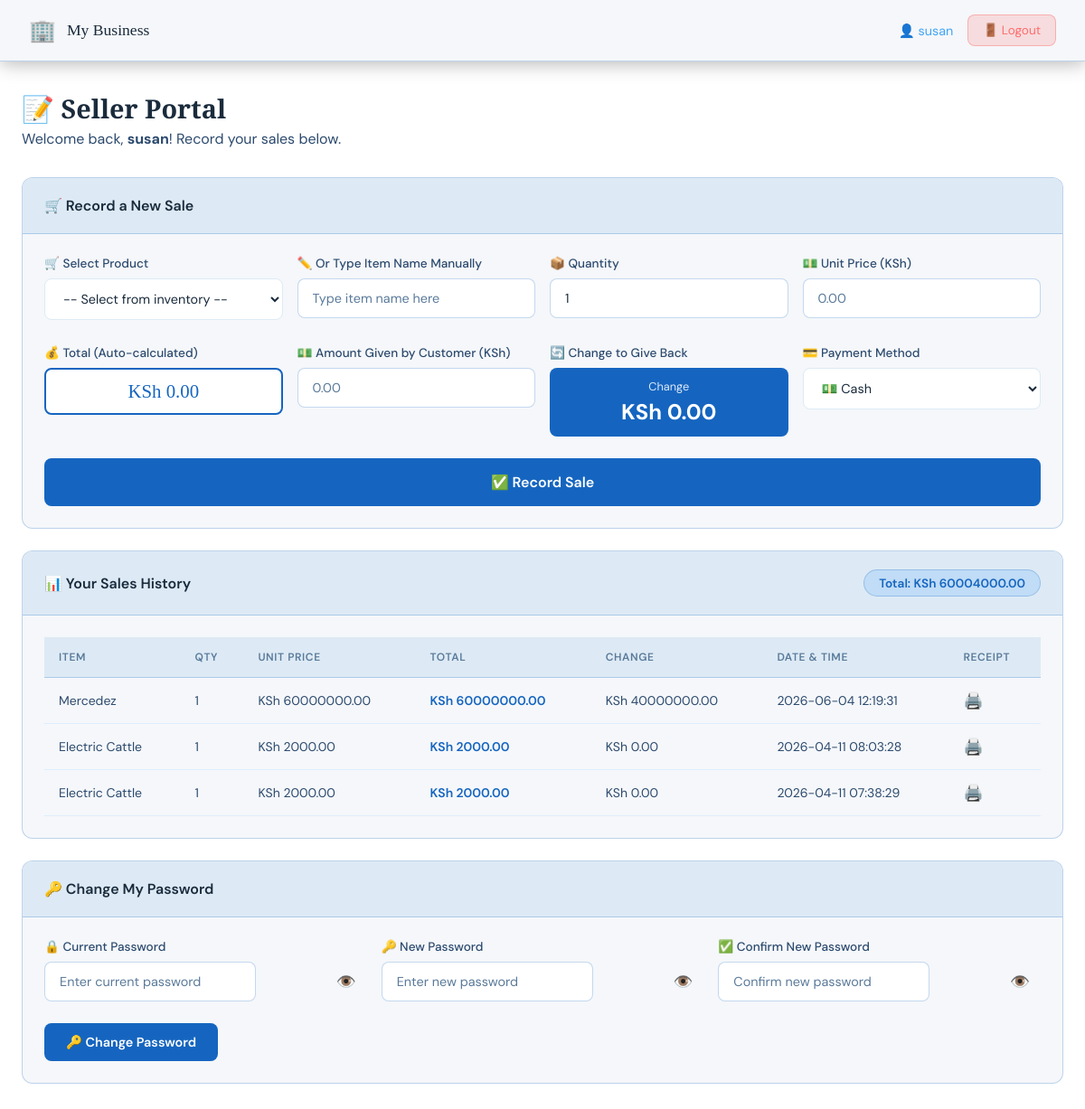
The page /seller (signed in) on the database its author committed.
### tables this page shows
CREATE TABLE settings (
        id INTEGER PRIMARY KEY AUTOINCREMENT,
        business_name TEXT DEFAULT 'My Business',
        business_location TEXT DEFAULT '',
        business_currency TEXT DEFAULT 'KSh',
        business_color TEXT DEFAULT '#1565C0',
        owner_phone TEXT DEFAULT '',
        owner_email TEXT DEFAULT '',
        at_username TEXT DEFAULT '',
        at_api_key TEXT DEFAULT '',
        gmail_address TEXT DEFAULT '',
        gmail_app_password TEXT DEFAULT '',
        sms_enabled INTEGER DEFAULT 0,
        email_enabled INTEGER DEFAULT 0,
        low_stock_threshold INTEGER DEFAULT 5
    );

CREATE TABLE sales (
        id INTEGER PRIMARY KEY AUTOINCREMENT,
        seller TEXT NOT NULL,
        item_name TEXT NOT NULL,
        quantity INTEGER NOT NULL,
        unit_price REAL NOT NULL,
        total_price REAL NOT NULL,
        date_time TEXT NOT NULL
    , amount_paid REAL NOT NULL DEFAULT 0, change_given REAL NOT NULL DEFAULT 0, payment_method TEXT DEFAULT 'Cash');

### app.py (the view, shortened to what this page needs)
@app.route('/seller', methods=['GET','POST'])
def seller():
    if not session.get('logged_in') or session.get('role') != 'seller':
        return redirect(url_for('login'))
    settings = get_settings()
    success = error = last_sale = None
    conn = get_db()
    sales = conn.execute("SELECT * FROM sales WHERE seller=? ORDER BY date_time DESC",(session['username'],)).fetchall()
    products = conn.execute("SELECT * FROM inventory ORDER BY product_name ASC").fetchall()
    conn.close()
    total_earned = sum(s['total_price'] for s in sales)
    return render_template('seller.html', sales=sales, total_earned=total_earned,
                           success=success, error=error, last_sale=last_sale,
                           products=products, settings=settings, username=session['username'])

### app.py (called while the page is built)
def get_db():
    conn = sqlite3.connect('sales.db')
    conn.row_factory = sqlite3.Row
    return conn

def get_settings():
    conn = get_db()
    row = conn.execute("SELECT * FROM settings LIMIT 1").fetchone()
    conn.close()
    return dict(row) if row else {}

### templates/seller.html (shortened to what this page needs)
<!DOCTYPE html>
<html lang="en">
<head>
    <link rel="stylesheet" href="{{ url_for('static', filename='style.css') }}">
</head>
<body class="dashboard-page">
    <nav class="navbar">
        <div class="nav-brand">
            <span class="nav-icon">🏢</span>
            <span>{{ settings.business_name }}</span>
        </div>
        <div class="nav-right">
            <span class="nav-user">👤 {{ username }}</span>
            <a href="/logout" class="btn-logout">🚪 Logout</a>
        </div>
    </nav>
    <div class="main-content">
        <div class="page-title">
            <h2>📝 Seller Portal</h2>
            <p>Welcome back, <strong>{{ username }}</strong>! Record your sales below.</p>
        </div>
        <div class="card">
            <div class="card-header"><h3>🛒 Record a New Sale</h3></div>
            <div class="card-body">
                <form method="POST" class="sale-form">
                    <div class="form-grid">
                        <div class="form-group">
                            <label>🛒 Select Product</label>
                            {% if products %}
                            <select class="product-select" id="product_select" onchange="fillProduct()">
                                <option value="">-- Select from inventory --</option>
                            </select>
                            {% else %}
                            <div class="info-box">No products in inventory yet. Owner must add products first.</div>
                            {% endif %}
                        </div>
                        <div class="form-group">
                            <label>✏️ Or Type Item Name Manually</label>
                            <input type="text" name="item_name" id="item_name" placeholder="Type item name here">
                        </div>
                        <div class="form-group">
                            <label>📦 Quantity</label>
                            <input type="number" name="quantity" min="1" value="1"
                                   id="quantity" oninput="calcTotal()" required>
                        </div>
                        <div class="form-group">
                            <label>💵 Unit Price ({{ settings.business_currency }})</label>
                            <input type="number" name="unit_price" min="0" step="0.01"
                                   placeholder="0.00" id="unit_price" oninput="calcTotal()" required>
                        </div>
                        <div class="form-group">
                            <label>💰 Total (Auto-calculated)</label>
                            <div class="total-display" id="total_display">{{ settings.business_currency }} 0.00</div>
                        </div>
                        <div class="form-group">
                            <label>💵 Amount Given by Customer ({{ settings.business_currency }})</label>
                            <input type="number" name="amount_paid" min="0" step="0.01"
                                   placeholder="0.00" id="amount_paid" oninput="calcChange()" required>
                        </div>
                        <div class="form-group">
                            <label>🔄 Change to Give Back</label>
                            <div class="change-display">
                                <div class="change-label">Change</div>
                                <div class="change-amount" id="change_display">{{ settings.business_currency }} 0.00</div>
                            </div>
                        </div>
                        <div class="form-group">
                            <label>💳 Payment Method</label>
                            <select name="payment_method" id="payment_method"
                                    onchange="showPaymentDetails()"
                                    style="background:#fff; border:1px solid #DDEAF5; border-radius:8px;
                                           padding:0.75rem 1rem; color:#1A2B3C; font-family:inherit;
                                           font-size:0.9rem; width:100%;">
                                <option value="Cash">💵 Cash</option>
                            </select>
                        </div>
                    </div>
                    <button type="submit" class="btn-primary btn-full btn-large">✅ Record Sale</button>
                </form>
            </div>
        </div>
        <div class="card">
            <div class="card-header">
                <h3>📊 Your Sales History</h3>
                <div class="total-badge">Total: {{ settings.business_currency }} {{ "%.2f"|format(total_earned) }}</div>
            </div>
            <div class="card-body">
                {% if sales %}
                <div class="table-wrapper">
                    <table class="data-table">
                        <thead>
                            <tr>
                                <th>Item</th><th>Qty</th><th>Unit Price</th>
                                <th>Total</th><th>Change</th><th>Date & Time</th><th>Receipt</th>
                            </tr>
                        </thead>
                        <tbody>
                            {% for sale in sales %}
                            <tr>
                                <td>{{ sale['item_name'] }}</td>
                                <td>{{ sale['quantity'] }}</td>
                                <td>{{ settings.business_currency }} {{ "%.2f"|format(sale['unit_price']) }}</td>
                                <td class="amount">{{ settings.business_currency }} {{ "%.2f"|format(sale['total_price']) }}</td>
                                <td>{{ settings.business_currency }} {{ "%.2f"|format(sale['change_given']) }}</td>
                                <td>{{ sale['date_time'] }}</td>
                                <td><a href="/receipt/{{ sale['id'] }}" target="_blank"
                                       style="color:{{ settings.business_color }}; text-decoration:none; font-size:1.1rem;">🖨️</a></td>
                            </tr>
                            {% endfor %}
                        </tbody>
                    </table>
                </div>
                {% else %}
                <div class="empty-state">
                    <div class="empty-icon">📭</div>
                    <p>No sales yet. Record your first sale above!</p>
                </div>
                {% endif %}
            </div>
        </div>
        <div class="card">
            <div class="card-header"><h3>🔑 Change My Password</h3></div>
            <div class="card-body">
                <div class="form-grid">
                    <div class="form-group">
                        <label>🔒 Current Password</label>
                        <div style="position:relative;">
                            <input type="password" id="old_password" placeholder="Enter current password" style="padding-right:3rem;">
                            <button type="button" onclick="togglePassword('old_password', this)"
                                    style="position:absolute; right:0.75rem; top:50%; transform:translateY(-50%);
                                           background:none; border:none; cursor:pointer; font-size:1.1rem; color:#5A7A9A;">👁️</button>
                        </div>
                    </div>
                    <div class="form-group">
                        <label>🔑 New Password</label>
                        <div style="position:relative;">
                            <input type="password" id="new_password" placeholder="Enter new password" style="padding-right:3rem;">
                            <button type="button" onclick="togglePassword('new_password', this)"
                                    style="position:absolute; right:0.75rem; top:50%; transform:translateY(-50%);
                                           background:none; border:none; cursor:pointer; font-size:1.1rem; color:#5A7A9A;">👁️</button>
                        </div>
                    </div>
                    <div class="form-group">
                        <label>✅ Confirm New Password</label>
                        <div style="position:relative;">
                            <input type="password" id="confirm_password" placeholder="Confirm new password" style="padding-right:3rem;">
                            <button type="button" onclick="togglePassword('confirm_password', this)"
                                    style="position:absolute; right:0.75rem; top:50%; transform:translateY(-50%);
                                           background:none; border:none; cursor:pointer; font-size:1.1rem; color:#5A7A9A;">👁️</button>
                        </div>
                    </div>
                </div>
                <button class="btn-primary" onclick="changePassword()">🔑 Change Password</button>
            </div>
        </div>
    </div>
</body>
</html>

### static/style.css (style rules this page uses)
:root { --primary: #1565C0; --primary-dark: #0D47A1; --primary-light: #42A5F5; --accent: #1E88E5; --bg-dark: #E8EDF2; --bg-card: #F5F7FA; --bg-card2: #DDEAF5; --text-white: #1A2B3C; --text-light: #2C4A6E; --text-muted: #5A7A9A; --border: rgba(21, 101, 192, 0.25); --success: #2E7D32; --error: #C62828; --gold: #F57F17; --shadow: 0 8px 32px rgba(21, 101, 192, 0.15); --radius: 12px; }
* { margin: 0; padding: 0; box-sizing: border-box; }
body { font-family: 'DM Sans', sans-serif; background: #FFFFFF; color: var(--text-white); min-height: 100vh; }
.navbar { background: var(--bg-card); border-bottom: 1px solid var(--border); padding: 1rem 2rem; display: flex; align-items: center; justify-content: space-between; position: sticky; top: 0; z-index: 100; box-shadow: 0 2px 20px rgba(0,0,0,0.3); }
.nav-brand { display: flex; align-items: center; gap: 0.75rem; font-family: 'Playfair Display', serif; font-size: 1.1rem; color: var(--text-white); }
.nav-icon { font-size: 1.5rem; }
.nav-right { display: flex; align-items: center; gap: 1rem; }
.nav-user { color: var(--primary-light); font-size: 0.9rem; }
.main-content { max-width: 1200px; margin: 0 auto; padding: 2rem 1.5rem; }
.page-title { margin-bottom: 2rem; }
.page-title h2 { font-family: 'Playfair Display', serif; font-size: 1.8rem; color: var(--text-white); margin-bottom: 0.25rem; }
.page-title p { color: var(--text-light); }
.card { background: var(--bg-card); border: 1px solid var(--border); border-radius: var(--radius); margin-bottom: 1.5rem; overflow: hidden; animation: fadeIn 0.5s ease; }
.card-header { padding: 1.25rem 1.5rem; border-bottom: 1px solid var(--border); display: flex; align-items: center; justify-content: space-between; background: var(--bg-card2); }
.card-header h3 { font-size: 1rem; font-weight: 600; color: var(--text-white); }
.card-body { padding: 1.5rem; }
.form-grid { display: grid; grid-template-columns: repeat(auto-fit, minmax(220px, 1fr)); gap: 1rem; margin-bottom: 1.5rem; }
.form-group { display: flex; flex-direction: column; gap: 0.5rem; }
.form-group label { font-size: 0.85rem; font-weight: 500; color: var(--text-light); }
.form-group input[type="text"], .form-group input[type="number"], .form-group input[type="password"], .form-group input[type="email"] { background: #FFFFFF; border: 1px solid var(--border); border-radius: 8px; padding: 0.75rem 1rem; color: var(--text-white); font-family: 'DM Sans', sans-serif; font-size: 0.9rem; transition: border-color 0.3s ease, box-shadow 0.3s ease; outline: none; }
.form-group input::placeholder { color: var(--text-muted); }
.total-display { background: #FFFFFF; border: 2px solid var(--primary); border-radius: 8px; padding: 0.75rem 1rem; font-family: 'Playfair Display', serif; font-size: 1.3rem; color: var(--primary); text-align: center; }
.btn-primary { background: linear-gradient(135deg, var(--primary), var(--primary-dark)); color: white; border: none; border-radius: 8px; padding: 0.75rem 1.5rem; font-family: 'DM Sans', sans-serif; font-size: 0.9rem; font-weight: 600; cursor: pointer; transition: all 0.3s ease; }
.btn-logout { background: rgba(255,68,68,0.15); color: #ff6b6b; border: 1px solid rgba(255,68,68,0.3); border-radius: 8px; padding: 0.5rem 1rem; font-size: 0.85rem; cursor: pointer; text-decoration: none; transition: all 0.3s ease; }
.btn-full { width: 100%; }
.btn-large { padding: 1rem 2rem; font-size: 1rem; }
.table-wrapper { overflow-x: auto; }
.data-table { width: 100%; border-collapse: collapse; font-size: 0.875rem; }
.data-table th { background: var(--bg-card2); color: var(--text-muted); text-transform: uppercase; letter-spacing: 0.05em; font-size: 0.75rem; font-weight: 600; padding: 0.875rem 1rem; text-align: left; border-bottom: 1px solid var(--border); }
.data-table td { padding: 0.875rem 1rem; border-bottom: 1px solid rgba(30,144,255,0.1); color: var(--text-light); }
.data-table .amount { color: var(--primary); font-weight: 600; }
.total-badge { background: rgba(30,144,255,0.15); border: 1px solid var(--border); border-radius: 20px; padding: 0.35rem 1rem; font-size: 0.85rem; color: var(--primary); font-weight: 600; }
.sale-form .form-grid { margin-bottom: 1.5rem; }

### rows shown on the page
settings: business_name "My Business", business_currency "KSh"
sales: item_name "Mercedez", quantity "1", unit_price "60000000.00", total_price "60000000.00", change_given "40000000.00", date_time "2026-06-04 12:19:31"
sales: item_name "Electric Cattle", quantity "1", unit_price "2000.00", total_price "2000.00", change_given "0.00", date_time "2026-04-11 08:03:28"
sales: item_name "Electric Cattle", quantity "1", unit_price "2000.00", total_price "2000.00", change_given "0.00", date_time "2026-04-11 07:38:29"

### other values the page prints
{{ username }} "susan"
{{ "%.2f"|format(total_earned) }} "60004000.00"
